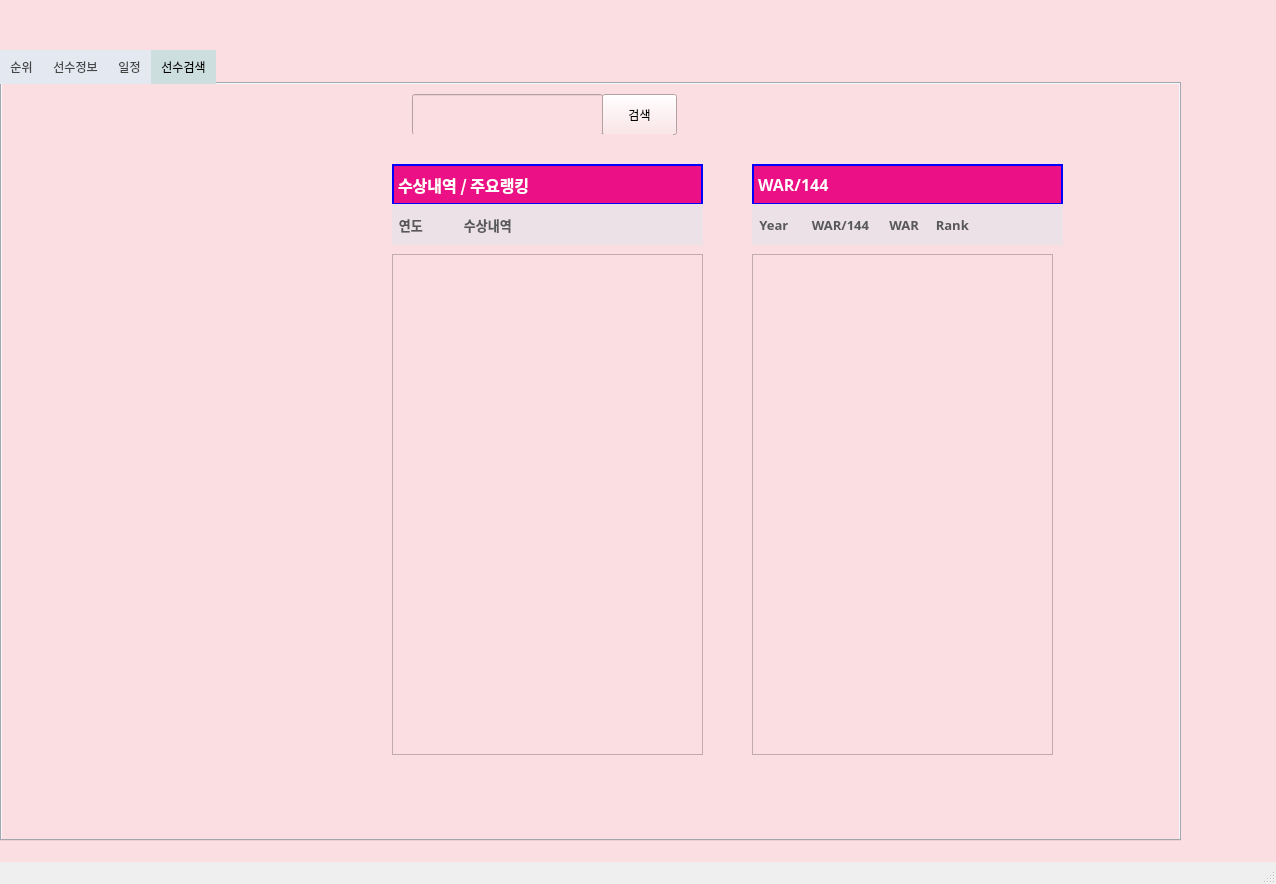
<?xml version="1.0" encoding="UTF-8"?>
<ui version="4.0">
 <class>MainWindow</class>
 <widget class="QMainWindow" name="MainWindow">
  <property name="geometry">
   <rect>
    <x>0</x>
    <y>0</y>
    <width>1276</width>
    <height>884</height>
   </rect>
  </property>
  <property name="windowTitle">
   <string>MainWindow</string>
  </property>
  <widget class="QWidget" name="centralwidget">
   <property name="styleSheet">
    <string notr="true">QWidget{
		background-color: #FBDEE2;
}</string>
   </property>
   <widget class="QTabWidget" name="kbo_tabWidget">
    <property name="geometry">
     <rect>
      <x>0</x>
      <y>50</y>
      <width>1181</width>
      <height>791</height>
     </rect>
    </property>
    <property name="maximumSize">
     <size>
      <width>1181</width>
      <height>16777215</height>
     </size>
    </property>
    <property name="styleSheet">
     <string notr="true">QTabWidget {
	font: 75 12pt &quot;D2Coding&quot;;
    background-color: #E4E9F1;  /* 탭 위젯 배경색 */
}

QTabBar::tab {
	
    background-color: #E4E9F1;  /* 일반 탭의 배경색 */
    color: #444444;  /* 탭 텍스트 색상 */
    padding: 10px;  /* 탭의 패딩 */
}

QTabBar::tab:selected {
	font: 75 12pt &quot;D2Coding&quot;;
    background-color: #CCDFDE;  /* 선택된 탭의 배경색 */
    color: #000000;  /* 선택된 탭의 텍스트 색상 */
}

QTabBar::tab:hover {
    background-color: #E4E9F1;  /* 마우스 오버 시 탭 배경색 */
}</string>
    </property>
    <property name="currentIndex">
     <number>3</number>
    </property>
    <widget class="QWidget" name="rank_tab">
     <attribute name="title">
      <string>순위</string>
     </attribute>
     <widget class="QTabWidget" name="rankList_tab">
      <property name="geometry">
       <rect>
        <x>0</x>
        <y>0</y>
        <width>1101</width>
        <height>541</height>
       </rect>
      </property>
      <property name="styleSheet">
       <string notr="true">&lt;?xml version=&quot;1.0&quot; encoding=&quot;UTF-8&quot;?&gt;
&lt;ui version=&quot;4.0&quot;&gt;
 &lt;widget name=&quot;__qt_fake_top_level&quot;&gt;
  &lt;widget class=&quot;QTabWidget&quot; name=&quot;kbo_tabWidget&quot;&gt;
   &lt;property name=&quot;geometry&quot;&gt;
    &lt;rect&gt;
     &lt;x&gt;140&lt;/x&gt;
     &lt;y&gt;70&lt;/y&gt;
     &lt;width&gt;761&lt;/width&gt;
     &lt;height&gt;451&lt;/height&gt;
    &lt;/rect&gt;
   &lt;/property&gt;
   &lt;property name=&quot;styleSheet&quot;&gt;
    &lt;string notr=&quot;true&quot;&gt;QTabWidget {
	font: 75 12pt &amp;quot;D2Coding&amp;quot;;
    background-color: #CBDDFB;  /* 탭 위젯 배경색 */
}

QTabBar::tab {
	
    background-color: #CBDDFB;  /* 일반 탭의 배경색 */
    color: #444444;  /* 탭 텍스트 색상 */
    padding: 10px;  /* 탭의 패딩 */
}

QTabBar::tab:selected {
	font: 75 12pt &amp;quot;D2Coding&amp;quot;;
    background-color: #CCDFDE;  /* 선택된 탭의 배경색 */
    color: #000000;  /* 선택된 탭의 텍스트 색상 */
}

QTabBar::tab:hover {
    background-color: #CBDDFB;  /* 마우스 오버 시 탭 배경색 */
}&lt;/string&gt;
   &lt;/property&gt;
   &lt;property name=&quot;currentIndex&quot;&gt;
    &lt;number&gt;0&lt;/number&gt;
   &lt;/property&gt;
   &lt;widget class=&quot;QWidget&quot; name=&quot;rank_tab&quot;&gt;
    &lt;attribute name=&quot;title&quot;&gt;
     &lt;string&gt;순위&lt;/string&gt;
    &lt;/attribute&gt;
    &lt;widget class=&quot;QTabWidget&quot; name=&quot;rankList_tab&quot;&gt;
     &lt;property name=&quot;geometry&quot;&gt;
      &lt;rect&gt;
       &lt;x&gt;-4&lt;/x&gt;
       &lt;y&gt;0&lt;/y&gt;
       &lt;width&gt;761&lt;/width&gt;
       &lt;height&gt;411&lt;/height&gt;
      &lt;/rect&gt;
     &lt;/property&gt;
		
     &lt;property name=&quot;currentIndex&quot;&gt;
      &lt;number&gt;0&lt;/number&gt;
     &lt;/property&gt;
     &lt;widget class=&quot;QWidget&quot; name=&quot;tusu_rank&quot;&gt;
      &lt;attribute name=&quot;title&quot;&gt;
       &lt;string&gt;투수 순위&lt;/string&gt;
      &lt;/attribute&gt;
     &lt;/widget&gt;
     &lt;widget class=&quot;QWidget&quot; name=&quot;taja_rank&quot;&gt;
      &lt;attribute name=&quot;title&quot;&gt;
       &lt;string&gt;타자 순위&lt;/string&gt;
      &lt;/attribute&gt;
     &lt;/widget&gt;
    &lt;/widget&gt;
   &lt;/widget&gt;
   &lt;widget class=&quot;QWidget&quot; name=&quot;info_tab&quot;&gt;
    &lt;attribute name=&quot;title&quot;&gt;
     &lt;string&gt;선수정보&lt;/string&gt;
    &lt;/attribute&gt;
   &lt;/widget&gt;
   &lt;widget class=&quot;QWidget&quot; name=&quot;schedule_tab&quot;&gt;
    &lt;attribute name=&quot;title&quot;&gt;
     &lt;string&gt;일정&lt;/string&gt;
    &lt;/attribute&gt;
   &lt;/widget&gt;
  &lt;/widget&gt;
 &lt;/widget&gt;
 &lt;resources/&gt;
&lt;/ui&gt;
</string>
      </property>
      <property name="currentIndex">
       <number>1</number>
      </property>
      <widget class="QWidget" name="tusu_rank">
       <attribute name="title">
        <string>투수 순위</string>
       </attribute>
      </widget>
      <widget class="QWidget" name="taja_rank">
       <attribute name="title">
        <string>타자 순위</string>
       </attribute>
       <widget class="QScrollArea" name="scrollArea_3">
        <property name="geometry">
         <rect>
          <x>0</x>
          <y>30</y>
          <width>1101</width>
          <height>501</height>
         </rect>
        </property>
        <property name="styleSheet">
         <string notr="true">background-color: #FFFFFFF;</string>
        </property>
        <property name="verticalScrollBarPolicy">
         <enum>Qt::ScrollBarAlwaysOn</enum>
        </property>
        <property name="horizontalScrollBarPolicy">
         <enum>Qt::ScrollBarAsNeeded</enum>
        </property>
        <property name="widgetResizable">
         <bool>true</bool>
        </property>
        <widget class="QWidget" name="player_Scroll_2">
         <property name="geometry">
          <rect>
           <x>0</x>
           <y>0</y>
           <width>1082</width>
           <height>499</height>
          </rect>
         </property>
         <property name="styleSheet">
          <string notr="true">background-color: #FFFFFF;</string>
         </property>
         <widget class="QTableWidget" name="tableWidget_week_2">
          <property name="geometry">
           <rect>
            <x>0</x>
            <y>0</y>
            <width>1091</width>
            <height>471</height>
           </rect>
          </property>
          <property name="font">
           <font>
            <pointsize>14</pointsize>
            <weight>75</weight>
            <bold>true</bold>
           </font>
          </property>
          <property name="styleSheet">
           <string notr="true">background-color: rgb(255, 255, 255);</string>
          </property>
         </widget>
        </widget>
       </widget>
       <widget class="QPushButton" name="pushButton">
        <property name="geometry">
         <rect>
          <x>0</x>
          <y>0</y>
          <width>81</width>
          <height>31</height>
         </rect>
        </property>
        <property name="text">
         <string>평균자책</string>
        </property>
       </widget>
       <widget class="QPushButton" name="pushButton_3">
        <property name="geometry">
         <rect>
          <x>80</x>
          <y>0</y>
          <width>81</width>
          <height>31</height>
         </rect>
        </property>
        <property name="text">
         <string>승리</string>
        </property>
       </widget>
      </widget>
     </widget>
    </widget>
    <widget class="QWidget" name="info_tab">
     <attribute name="title">
      <string>선수정보</string>
     </attribute>
     <widget class="QScrollArea" name="scrollArea_1">
      <property name="geometry">
       <rect>
        <x>80</x>
        <y>110</y>
        <width>461</width>
        <height>631</height>
       </rect>
      </property>
      <property name="styleSheet">
       <string notr="true">background-color: #FFFFFFF;</string>
      </property>
      <property name="verticalScrollBarPolicy">
       <enum>Qt::ScrollBarAlwaysOn</enum>
      </property>
      <property name="horizontalScrollBarPolicy">
       <enum>Qt::ScrollBarAsNeeded</enum>
      </property>
      <property name="widgetResizable">
       <bool>true</bool>
      </property>
      <widget class="QWidget" name="player_Scroll">
       <property name="geometry">
        <rect>
         <x>0</x>
         <y>0</y>
         <width>442</width>
         <height>629</height>
        </rect>
       </property>
       <property name="styleSheet">
        <string notr="true">background-color: #FFFFFF;</string>
       </property>
       <widget class="QTableWidget" name="tableWidget_week">
        <property name="geometry">
         <rect>
          <x>0</x>
          <y>0</y>
          <width>441</width>
          <height>631</height>
         </rect>
        </property>
        <property name="font">
         <font>
          <pointsize>14</pointsize>
          <weight>75</weight>
          <bold>true</bold>
         </font>
        </property>
        <property name="styleSheet">
         <string notr="true">background-color: rgb(255, 255, 255);</string>
        </property>
       </widget>
      </widget>
     </widget>
     <widget class="QLabel" name="player_info_rank">
      <property name="geometry">
       <rect>
        <x>80</x>
        <y>70</y>
        <width>461</width>
        <height>41</height>
       </rect>
      </property>
      <property name="font">
       <font>
        <family>D2Coding</family>
        <pointsize>10</pointsize>
        <weight>75</weight>
        <bold>true</bold>
       </font>
      </property>
      <property name="styleSheet">
       <string notr="true">
	background-color : #ebe1e6;
	color : #595859;
	font-size : 14;
	padding-right:15px;</string>
      </property>
      <property name="text">
       <string>순위       이름          조회수</string>
      </property>
     </widget>
     <widget class="QLabel" name="playerInfo_Week">
      <property name="geometry">
       <rect>
        <x>80</x>
        <y>30</y>
        <width>461</width>
        <height>41</height>
       </rect>
      </property>
      <property name="font">
       <font>
        <family>D2Coding</family>
        <pointsize>12</pointsize>
        <weight>75</weight>
        <bold>true</bold>
       </font>
      </property>
      <property name="styleSheet">
       <string notr="true">
	background-color : #eb1085;
	border: 2px solid blue;
	color : white;
	font-size : 14;
	padding-right:10px;</string>
      </property>
      <property name="text">
       <string>선수조회 순위(1주일)</string>
      </property>
     </widget>
     <widget class="QLabel" name="playerInfo_total">
      <property name="geometry">
       <rect>
        <x>590</x>
        <y>30</y>
        <width>461</width>
        <height>41</height>
       </rect>
      </property>
      <property name="font">
       <font>
        <family>D2Coding</family>
        <pointsize>12</pointsize>
        <weight>75</weight>
        <bold>true</bold>
       </font>
      </property>
      <property name="styleSheet">
       <string notr="true">
	background-color : #eb1085;
	border: 2px solid blue;
	color : white;
	font-size : 14;
	padding-right:10px;</string>
      </property>
      <property name="text">
       <string>선수조회 순위(통산)</string>
      </property>
     </widget>
     <widget class="QLabel" name="player_info_totalRank">
      <property name="geometry">
       <rect>
        <x>590</x>
        <y>70</y>
        <width>461</width>
        <height>41</height>
       </rect>
      </property>
      <property name="font">
       <font>
        <family>D2Coding</family>
        <pointsize>10</pointsize>
        <weight>50</weight>
        <bold>false</bold>
       </font>
      </property>
      <property name="styleSheet">
       <string notr="true">
	background-color : #ebe1e6;
	color : #595859;
	font-size : 14;
	padding-right:15px;</string>
      </property>
      <property name="text">
       <string>순위       이름         조회수</string>
      </property>
     </widget>
     <widget class="QScrollArea" name="scrollArea_2">
      <property name="geometry">
       <rect>
        <x>590</x>
        <y>110</y>
        <width>461</width>
        <height>631</height>
       </rect>
      </property>
      <property name="verticalScrollBarPolicy">
       <enum>Qt::ScrollBarAlwaysOn</enum>
      </property>
      <property name="horizontalScrollBarPolicy">
       <enum>Qt::ScrollBarAsNeeded</enum>
      </property>
      <property name="widgetResizable">
       <bool>true</bool>
      </property>
      <widget class="QWidget" name="player_Scroll_3">
       <property name="geometry">
        <rect>
         <x>0</x>
         <y>0</y>
         <width>442</width>
         <height>629</height>
        </rect>
       </property>
       <widget class="QTableWidget" name="tableWidget">
        <property name="geometry">
         <rect>
          <x>0</x>
          <y>0</y>
          <width>441</width>
          <height>631</height>
         </rect>
        </property>
        <property name="font">
         <font>
          <pointsize>14</pointsize>
          <weight>75</weight>
          <bold>true</bold>
         </font>
        </property>
        <property name="styleSheet">
         <string notr="true">background-color: rgb(255, 255, 255);</string>
        </property>
       </widget>
      </widget>
     </widget>
     <zorder>scrollArea_1</zorder>
     <zorder>player_info_rank</zorder>
     <zorder>playerInfo_Week</zorder>
     <zorder>player_info_totalRank</zorder>
     <zorder>playerInfo_total</zorder>
     <zorder>scrollArea_2</zorder>
    </widget>
    <widget class="QWidget" name="schedule_tab">
     <attribute name="title">
      <string>일정</string>
     </attribute>
     <widget class="QLabel" name="scedule_Label">
      <property name="geometry">
       <rect>
        <x>450</x>
        <y>90</y>
        <width>230</width>
        <height>24</height>
       </rect>
      </property>
      <property name="autoFillBackground">
       <bool>false</bool>
      </property>
      <property name="styleSheet">
       <string notr="true">QLabel {
	font: 75 12pt &quot;D2Coding&quot;;
    background-color: #E4E9F1;  /* 탭 위젯 배경색 */
}</string>
      </property>
      <property name="text">
       <string>TextLabel</string>
      </property>
      <property name="scaledContents">
       <bool>true</bool>
      </property>
      <property name="alignment">
       <set>Qt::AlignCenter</set>
      </property>
     </widget>
     <widget class="QPushButton" name="nextDay">
      <property name="geometry">
       <rect>
        <x>690</x>
        <y>90</y>
        <width>50</width>
        <height>24</height>
       </rect>
      </property>
      <property name="font">
       <font>
        <family>D2Coding</family>
        <pointsize>13</pointsize>
       </font>
      </property>
      <property name="styleSheet">
       <string notr="true">QPushButton{
		 background-color : #F4EBE7;
		color : #444444;
}</string>
      </property>
      <property name="text">
       <string>&gt;</string>
      </property>
     </widget>
     <widget class="QPushButton" name="previousDay">
      <property name="geometry">
       <rect>
        <x>390</x>
        <y>90</y>
        <width>50</width>
        <height>24</height>
       </rect>
      </property>
      <property name="font">
       <font>
        <family>D2Coding</family>
        <pointsize>13</pointsize>
       </font>
      </property>
      <property name="styleSheet">
       <string notr="true">QPushButton{
		 background-color : #F4EBE7;
		color : #444444;
}</string>
      </property>
      <property name="text">
       <string>&lt;</string>
      </property>
     </widget>
     <widget class="QLabel" name="background_no_fun">
      <property name="geometry">
       <rect>
        <x>70</x>
        <y>180</y>
        <width>1031</width>
        <height>41</height>
       </rect>
      </property>
      <property name="styleSheet">
       <string notr="true">QLabel {
	font: 75 12pt &quot;D2Coding&quot;;
    background-color: #FAF1F2;  /* 탭 위젯 배경색 */
	border-radius: 10px;
}</string>
      </property>
      <property name="text">
       <string>KBO 경기일정</string>
      </property>
      <property name="margin">
       <number>10</number>
      </property>
     </widget>
     <widget class="QListView" name="dayChedule_List">
      <property name="geometry">
       <rect>
        <x>70</x>
        <y>230</y>
        <width>1031</width>
        <height>351</height>
       </rect>
      </property>
     </widget>
     <zorder>dayChedule_List</zorder>
     <zorder>background_no_fun</zorder>
     <zorder>scedule_Label</zorder>
     <zorder>nextDay</zorder>
     <zorder>previousDay</zorder>
    </widget>
    <widget class="QWidget" name="search_tab">
     <attribute name="title">
      <string>선수검색</string>
     </attribute>
     <widget class="QLabel" name="label_2">
      <property name="geometry">
       <rect>
        <x>120</x>
        <y>70</y>
        <width>141</width>
        <height>171</height>
       </rect>
      </property>
      <property name="text">
       <string/>
      </property>
      <property name="textFormat">
       <enum>Qt::AutoText</enum>
      </property>
      <property name="pixmap">
       <pixmap>../../Pictures/Screenshots/스크린샷 2024-04-30 135427.png</pixmap>
      </property>
     </widget>
     <widget class="QPushButton" name="searchButton">
      <property name="geometry">
       <rect>
        <x>600</x>
        <y>10</y>
        <width>75</width>
        <height>41</height>
       </rect>
      </property>
      <property name="text">
       <string>검색</string>
      </property>
     </widget>
     <widget class="QLineEdit" name="searchbar">
      <property name="geometry">
       <rect>
        <x>410</x>
        <y>10</y>
        <width>191</width>
        <height>41</height>
       </rect>
      </property>
     </widget>
     <widget class="QLabel" name="label_playername">
      <property name="geometry">
       <rect>
        <x>80</x>
        <y>250</y>
        <width>231</width>
        <height>21</height>
       </rect>
      </property>
      <property name="font">
       <font>
        <family>맑은 고딕</family>
        <pointsize>12</pointsize>
        <weight>75</weight>
        <bold>true</bold>
       </font>
      </property>
      <property name="text">
       <string/>
      </property>
      <property name="alignment">
       <set>Qt::AlignCenter</set>
      </property>
     </widget>
     <widget class="QLabel" name="label_playerinfo">
      <property name="geometry">
       <rect>
        <x>80</x>
        <y>280</y>
        <width>231</width>
        <height>31</height>
       </rect>
      </property>
      <property name="font">
       <font>
        <family>맑은 고딕</family>
        <weight>50</weight>
        <bold>false</bold>
       </font>
      </property>
      <property name="text">
       <string/>
      </property>
      <property name="alignment">
       <set>Qt::AlignCenter</set>
      </property>
     </widget>
     <widget class="QLabel" name="label_playerinfo_2">
      <property name="geometry">
       <rect>
        <x>90</x>
        <y>340</y>
        <width>231</width>
        <height>221</height>
       </rect>
      </property>
      <property name="font">
       <font>
        <family>맑은 고딕</family>
        <weight>50</weight>
        <bold>false</bold>
       </font>
      </property>
      <property name="text">
       <string/>
      </property>
      <property name="alignment">
       <set>Qt::AlignLeading|Qt::AlignLeft|Qt::AlignTop</set>
      </property>
     </widget>
     <widget class="QTableWidget" name="tableWidget_2">
      <property name="geometry">
       <rect>
        <x>390</x>
        <y>170</y>
        <width>311</width>
        <height>501</height>
       </rect>
      </property>
     </widget>
     <widget class="QLabel" name="label_playername_2">
      <property name="geometry">
       <rect>
        <x>400</x>
        <y>50</y>
        <width>271</width>
        <height>21</height>
       </rect>
      </property>
      <property name="font">
       <font>
        <family>Agency FB</family>
        <pointsize>12</pointsize>
        <weight>75</weight>
        <bold>true</bold>
       </font>
      </property>
      <property name="text">
       <string/>
      </property>
      <property name="alignment">
       <set>Qt::AlignCenter</set>
      </property>
     </widget>
     <widget class="QTableWidget" name="tableWidget_3">
      <property name="geometry">
       <rect>
        <x>750</x>
        <y>170</y>
        <width>301</width>
        <height>501</height>
       </rect>
      </property>
     </widget>
     <widget class="QLabel" name="playerInfo_Week_2">
      <property name="geometry">
       <rect>
        <x>390</x>
        <y>80</y>
        <width>311</width>
        <height>41</height>
       </rect>
      </property>
      <property name="font">
       <font>
        <family>D2Coding</family>
        <pointsize>12</pointsize>
        <weight>75</weight>
        <bold>true</bold>
       </font>
      </property>
      <property name="styleSheet">
       <string notr="true">
	background-color : #eb1085;
	border: 2px solid blue;
	color : white;
	font-size : 14;
	padding-right:10px;</string>
      </property>
      <property name="text">
       <string>수상내역 / 주요랭킹</string>
      </property>
     </widget>
     <widget class="QLabel" name="player_info_rank_2">
      <property name="geometry">
       <rect>
        <x>390</x>
        <y>120</y>
        <width>311</width>
        <height>41</height>
       </rect>
      </property>
      <property name="font">
       <font>
        <family>D2Coding</family>
        <pointsize>10</pointsize>
        <weight>75</weight>
        <bold>true</bold>
       </font>
      </property>
      <property name="styleSheet">
       <string notr="true">
	background-color : #ebe1e6;
	color : #595859;
	font-size : 14;
	padding-right:15px;</string>
      </property>
      <property name="text">
       <string> 연도              수상내역</string>
      </property>
     </widget>
     <widget class="QLabel" name="playerInfo_Week_3">
      <property name="geometry">
       <rect>
        <x>750</x>
        <y>80</y>
        <width>311</width>
        <height>41</height>
       </rect>
      </property>
      <property name="font">
       <font>
        <family>D2Coding</family>
        <pointsize>12</pointsize>
        <weight>75</weight>
        <bold>true</bold>
       </font>
      </property>
      <property name="styleSheet">
       <string notr="true">
	background-color : #eb1085;
	border: 2px solid blue;
	color : white;
	font-size : 14;
	padding-right:10px;</string>
      </property>
      <property name="text">
       <string>WAR/144</string>
      </property>
     </widget>
     <widget class="QLabel" name="player_info_rank_3">
      <property name="geometry">
       <rect>
        <x>750</x>
        <y>120</y>
        <width>311</width>
        <height>41</height>
       </rect>
      </property>
      <property name="font">
       <font>
        <family>D2Coding</family>
        <pointsize>10</pointsize>
        <weight>75</weight>
        <bold>true</bold>
       </font>
      </property>
      <property name="styleSheet">
       <string notr="true">
	background-color : #ebe1e6;
	color : #595859;
	font-size : 14;
	padding-right:15px;</string>
      </property>
      <property name="text">
       <string> Year       WAR/144      WAR     Rank</string>
      </property>
     </widget>
    </widget>
   </widget>
  </widget>
  <widget class="QMenuBar" name="menubar">
   <property name="geometry">
    <rect>
     <x>0</x>
     <y>0</y>
     <width>1276</width>
     <height>21</height>
    </rect>
   </property>
  </widget>
  <widget class="QStatusBar" name="statusbar"/>
 </widget>
 <resources/>
 <connections/>
</ui>
